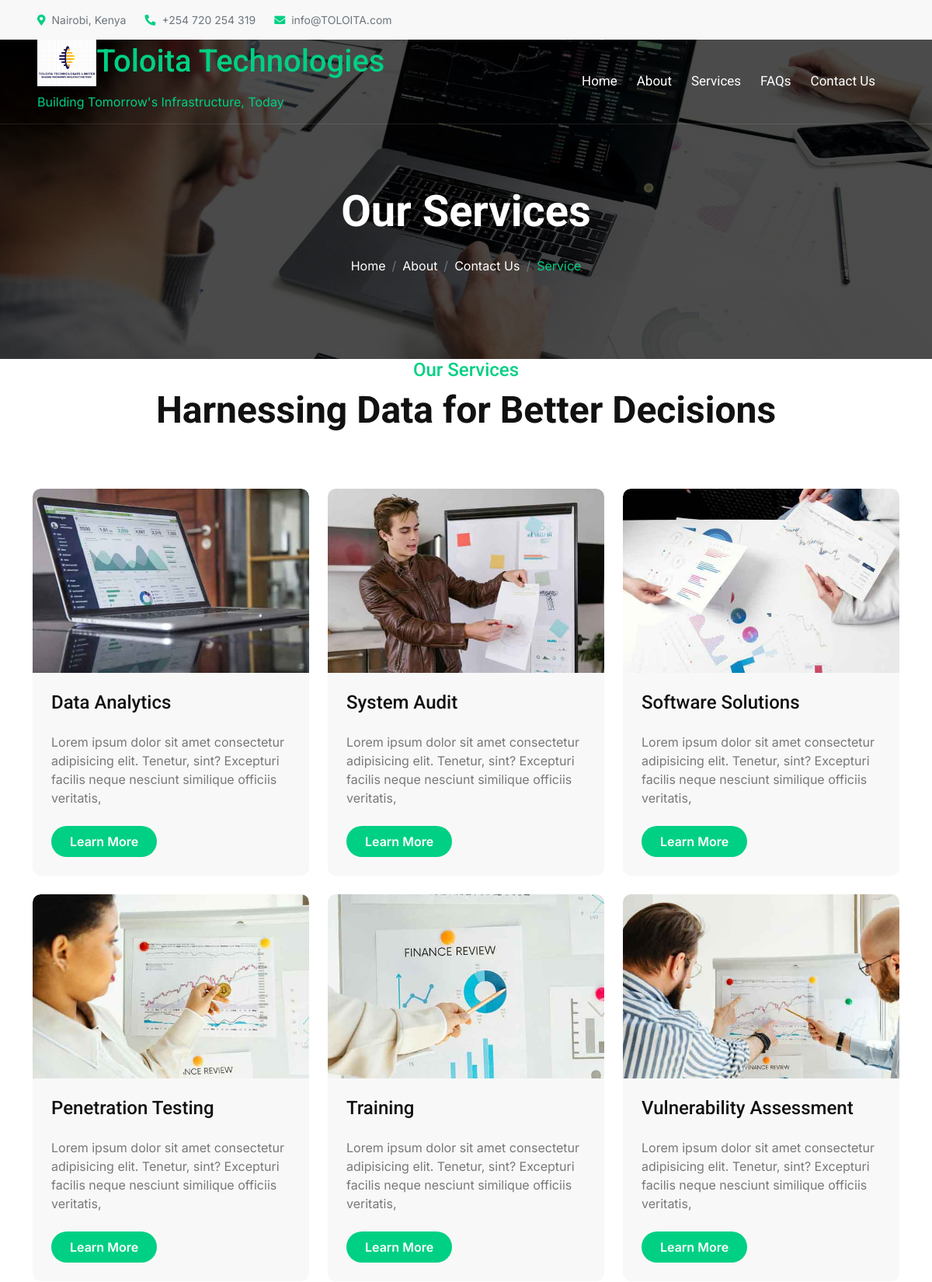
The app's page /service/ (upper part), older data.
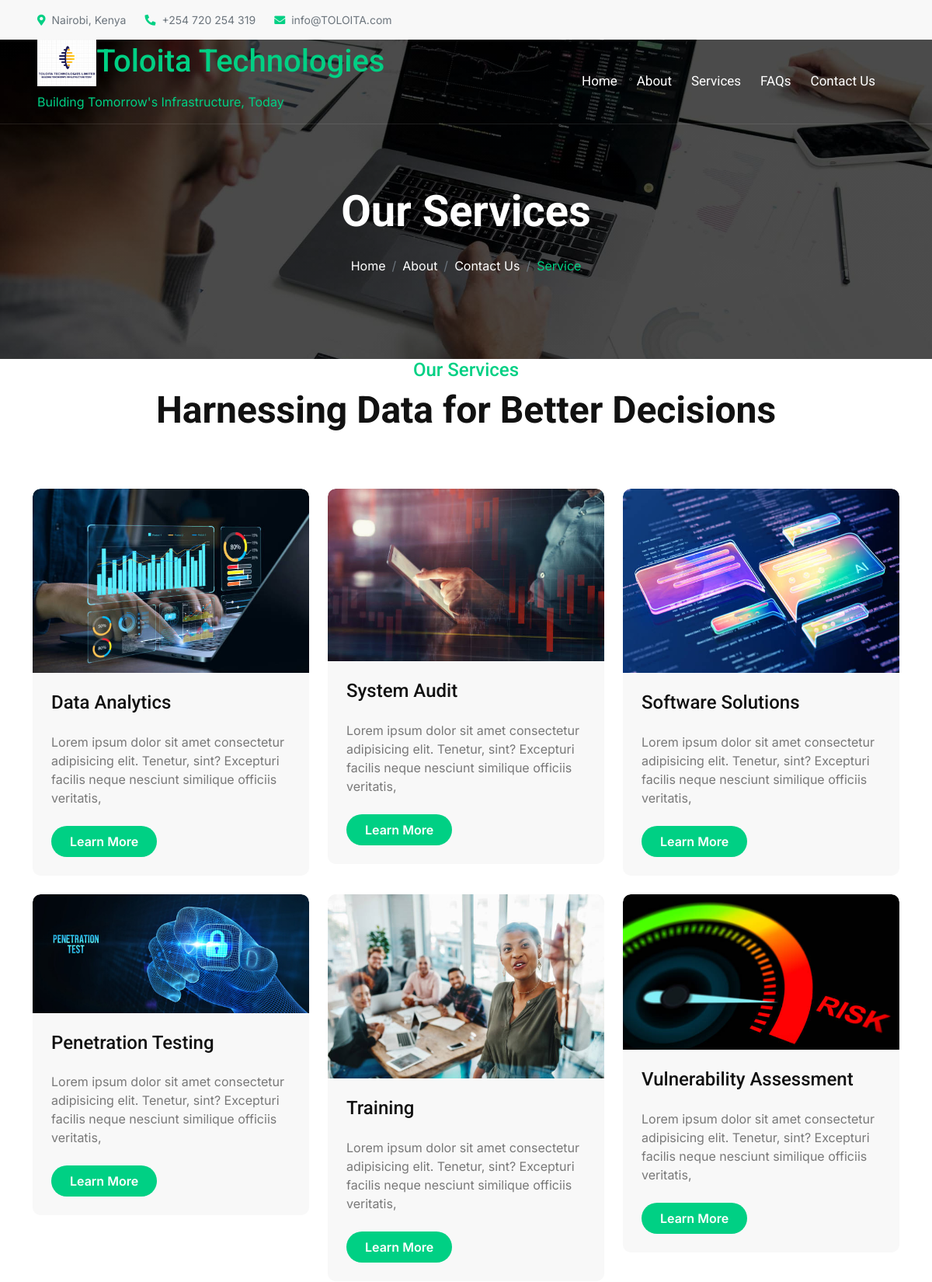
The same page, newer data.
### core/models.py (models this page shows, shortened)
class Service(models.Model):
    image = models.ImageField(upload_to="services/", null=True, blank=True)
    title = models.CharField(max_length=120)
    description = models.TextField()

### core/views.py (the view)
# urls.py: path('service/', views.service, name='service'),
def service(request):
    services = Service.objects.all()
    context = {
        'services': services,
    }
    return render(request, 'service.html', context)

### core/templates/service.html (shortened to what this page needs)
{% extends 'base.html' %}
{% load static %}
{% block content %}
            <div class="container-fluid bg-breadcrumb">
                <div class="container text-center py-5" style="max-width: 900px;">
                    <h4 class="text-white display-4 mb-4 wow fadeInDown" data-wow-delay="0.1s">Our Services</h4>
                    <ol class="breadcrumb d-flex justify-content-center mb-0 wow fadeInDown" data-wow-delay="0.3s">
                        <li class="breadcrumb-item"><a href="{% url 'index' %}">Home</a></li>
                        <li class="breadcrumb-item"><a href="{% url 'about' %}">About</a></li>
                        <li class="breadcrumb-item"><a href="{% url 'contact' %}">Contact Us</a></li>
                        <li class="breadcrumb-item active text-primary">Service</li>
                    </ol>
                </div>
            </div>
        <div class="container-fluid service pb-5">
            <div class="container pb-5">
                <div class="text-center mx-auto pb-5 wow fadeInUp" data-wow-delay="0.2s" style="max-width: 800px;">
                    <h4 class="text-primary">Our Services</h4>
                    <h1 class="display-5 mb-4">Harnessing Data for Better Decisions</h1>
                </div>
                <div class="row g-4">
                    {% for service in services %}
                    <div class="col-md-6 col-lg-4 wow fadeInUp" data-wow-delay="0.2s">
                        <div class="service-item">
                            <div class="service-img">
                                <img src="{{ service.image.url }}" class="img-fluid rounded-top w-100" alt="Image">
                            </div>
                            <div class="rounded-bottom p-4">
                                <a href="#" class="h4 d-inline-block mb-4"> {{ service.title }}</a>
                                <p class="mb-4">{{ service.description }}</p>
                                <a class="btn btn-primary rounded-pill py-2 px-4" href="{% url 'service_detail' service.id %}">Learn More</a>
                            </div>
                        </div>
                    </div>
                    {% endfor %}
                </div>
            </div>
        </div>
{% endblock %}

Row changes from the older to the newer data that the page shows:
changed Service "Data Analytics": image: a different picture
changed Service "System Audit": image: a different picture
changed Service "Software Solutions": image: a different picture
changed Service "Penetration Testing": image: a different picture
changed Service "Training": image: a different picture
changed Service "Vulnerability Assessment": image: a different picture
